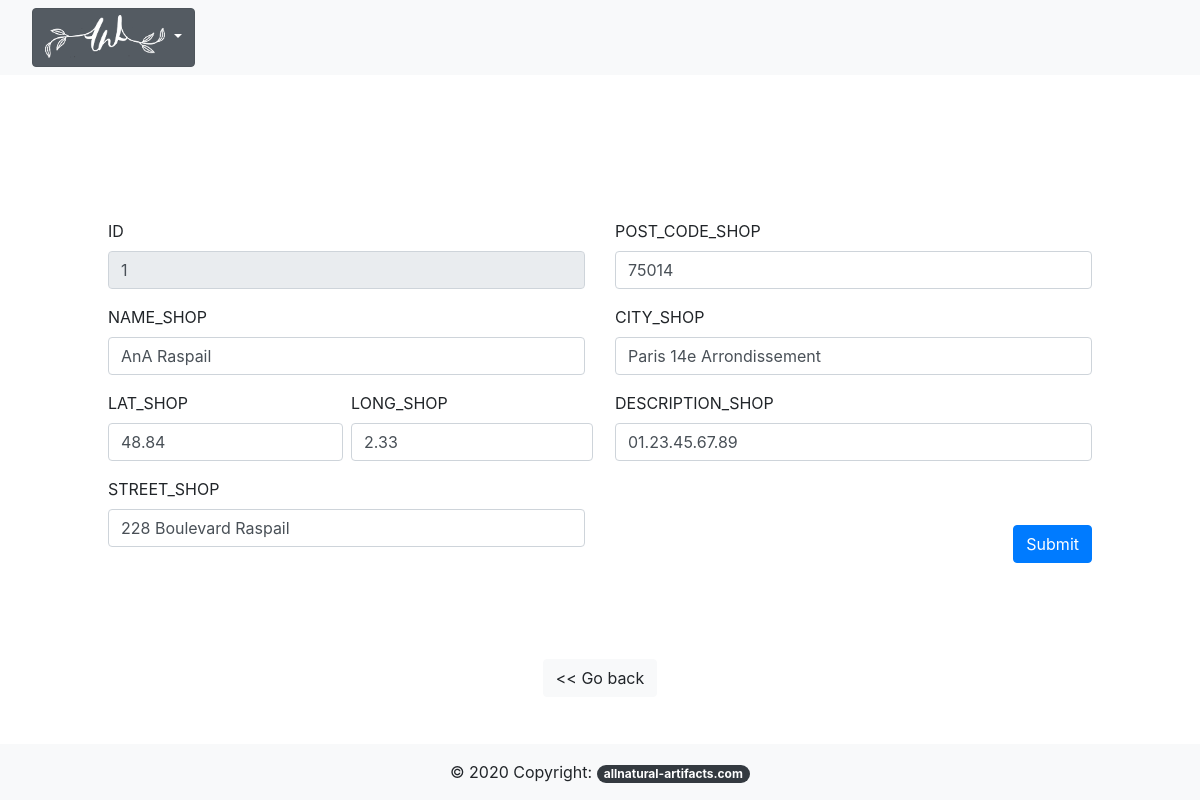
/?admin=crud&updateshop=1 (signed in), run on the app's committed database.
### tables this page shows
CREATE TABLE IF NOT EXISTS `shop` (
  `id_shop` INT(11) UNSIGNED NOT NULL,
  `name_shop` VARCHAR(40) NOT NULL,
  `lat_shop` VARCHAR(25) NOT NULL,
  `long_shop` VARCHAR(25) NOT NULL,
  `street_shop` VARCHAR(180) NOT NULL,
  `post_code_shop` VARCHAR(5) NOT NULL,
  `city_shop` VARCHAR(60) NOT NULL,
  `description_shop` TINYTEXT NOT NULL,
  PRIMARY KEY (`id_shop`));

### controller/admin/shop/update.shop.admin.controller.php (called while the page is built, shortened)
<?php
include dirname(dirname(dirname(__DIR__))) . DIRECTORY_SEPARATOR . 'model' . DIRECTORY_SEPARATOR . 'admin.model.php';
$shop = selectTheShop($pageId,$db);
include dirname(dirname(dirname(__DIR__))) . DIRECTORY_SEPARATOR . 'view' . DIRECTORY_SEPARATOR . 'admin' . DIRECTORY_SEPARATOR . 'update.shop.admin.view.php';

### model/admin.model.php (called while the page is built, shortened)
<?php
function selectTheShop($id, $db){
    $query = "SELECT * FROM shop WHERE id_shop = ".$id.";";
    $result = mysqli_query($db,$query);
    return mysqli_fetch_assoc($result);
}

### view/admin/update.shop.admin.view.php (the view, shortened to what this page needs)
<section class="container mt-5 pt-5 text-center">
    <form method="post" class="text-left">
        <div class="d-flex m-5">
            <div class="container">
                <div class="form-group">
                    <label class="text-uppercase">Id</label>
                    <input type="text" class="form-control" disabled value="<?=$shop['id_shop']?>">
                </div>
                <div class="form-group">
                    <label class="text-uppercase">name_shop</label>
                    <input type="text" name="name" class="form-control" value="<?=$shop['name_shop']?>">
                </div>
                <div class="d-flex">
                    <div class="form-group">
                        <label class="text-uppercase">lat_shop</label>
                        <input type="text" name="lat" class="form-control" value="<?=$shop['lat_shop']?>">
                    </div>
                    <div class="form-group">
                        <label class="text-uppercase ml-2">long_shop</label>
                        <input type="text" name="long" class="form-control ml-2" value="<?=$shop['long_shop']?>">
                    </div>
                </div>
                <div class="form-group">
                    <label class="text-uppercase">street_shop</label>
                    <input type="text" name="street" class="form-control" value="<?=$shop['street_shop']?>">
                </div>
            </div>
            <div class="container">
                <div class="form-group">
                    <label class="text-uppercase">post_code_shop</label>
                    <input type="text" name="pc" class="form-control" maxlength="5" value="<?=$shop['post_code_shop']?>">
                </div>
                <div class="form-group">
                    <label class="text-uppercase">city_shop</label>
                    <input type="text" name="city" class="form-control" value="<?=$shop['city_shop']?>">
                </div>
                <div class="form-group">
                    <label class="text-uppercase">description_shop</label>
                    <input type="text"name="descr"  class="form-control" value="<?=$shop['description_shop']?>">
                </div>
                <input type="submit" name="send" value="Submit" class="btn btn-primary mt-5 float-right">
            </div>
        </div>
    </form>
    <a href="?admin=home"><button type="button" class="btn btn-light mt-5"> << Go back</button></a>
</section>

### data on the page
shop: id_shop "1", name "AnA Raspail", lat "48.84", long "2.33", street "228 Boulevard Raspail", pc "75014", city "Paris 14e Arrondissement", descr "01.23.45.67.89"
